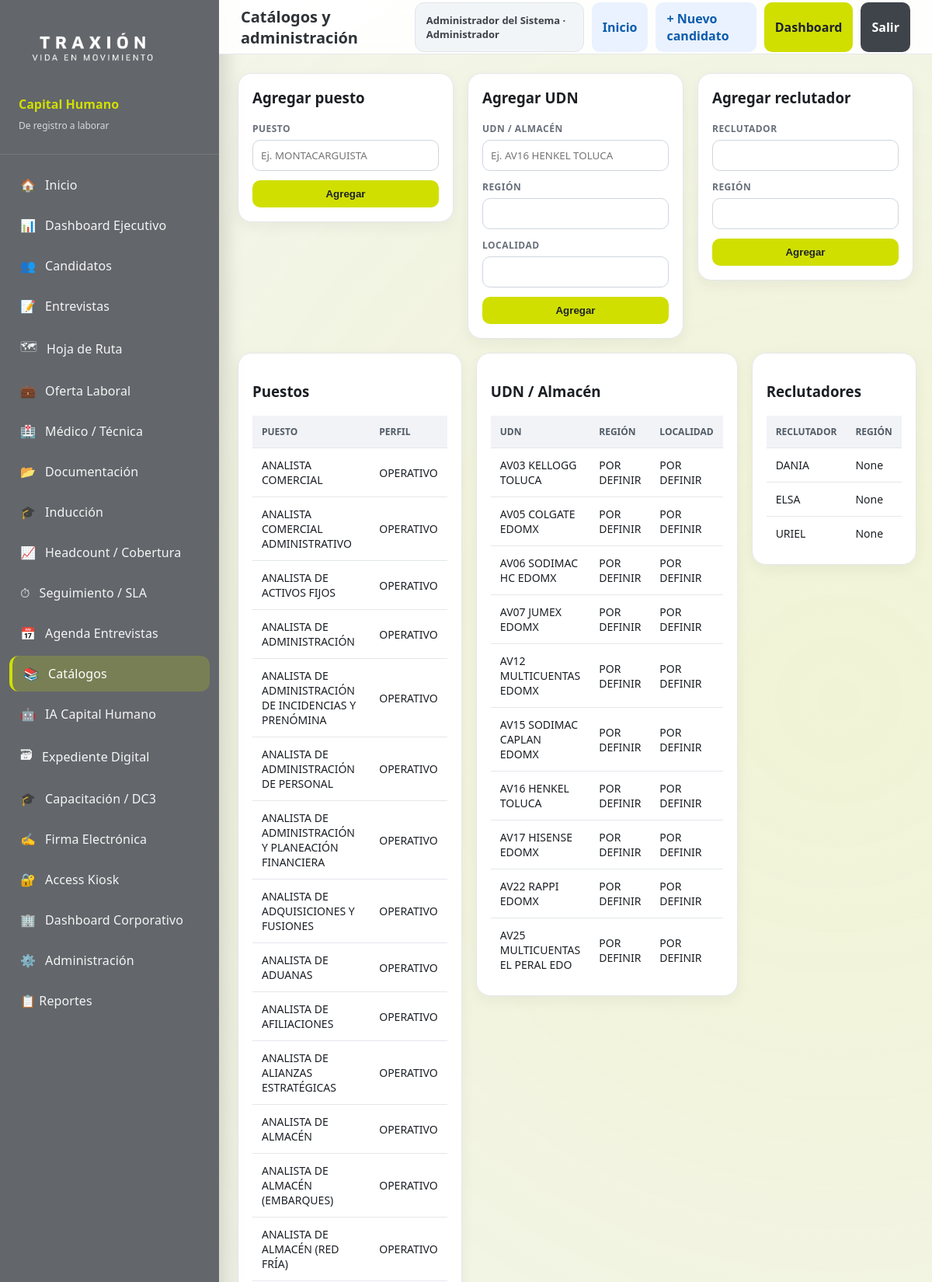
The app's page /catalogos (signed in, upper part) with its own data.
### tables this page shows
CREATE TABLE catalogo_puestos(id INTEGER PRIMARY KEY AUTOINCREMENT, puesto TEXT UNIQUE, perfil TEXT DEFAULT 'OPERATIVO', activo INTEGER DEFAULT 1);

CREATE TABLE catalogo_udn(id INTEGER PRIMARY KEY AUTOINCREMENT, almacen TEXT UNIQUE, region TEXT, localidad TEXT, activo INTEGER DEFAULT 1);

CREATE TABLE catalogo_reclutadores(id INTEGER PRIMARY KEY AUTOINCREMENT, reclutador TEXT UNIQUE, region TEXT, activo INTEGER DEFAULT 1);

### app.py (the view)
@app.route("/catalogos")
def catalogos():
    return render_template("catalogos.html", puestos=query("SELECT * FROM catalogo_puestos ORDER BY puesto"), udns=query("SELECT * FROM catalogo_udn ORDER BY almacen"), reclutadores=query("SELECT * FROM catalogo_reclutadores ORDER BY reclutador"))

### app.py (called while the page is built)
def get_conn():
    conn = sqlite3.connect(DB_PATH)
    conn.row_factory = sqlite3.Row
    return conn

def query(sql, params=(), one=False):
    with get_conn() as conn:
        cur = conn.cursor(); cur.execute(sql, params); rows = cur.fetchall()
        return (rows[0] if rows else None) if one else rows

def is_logged_in():
    return bool(session.get("user_id"))

def current_user():
    if not session.get("user_id"):
        return None
    return {
        "id": session.get("user_id"),
        "nombre": session.get("nombre", ""),
        "usuario": session.get("usuario", ""),
        "rol": session.get("rol", "Consulta"),
        "udn_permitidas": session.get("udn_permitidas", "TODAS"),
    }

@app.context_processor
def inject_user():
    return {"current_user": current_user()}

@app.before_request
def require_login_global():
    endpoint = request.endpoint or ""
    if endpoint in PUBLIC_ENDPOINTS or endpoint.startswith("static"):
        return None
    if not is_logged_in():
        return redirect(url_for("login", next=request.path))
    return None

### templates/catalogos.html
{% extends 'base.html' %}
{% set active='catalogos' %}
{% set page_title='Catálogos y administración' %}
{% block content %}
<div class="grid grid-3" style="align-items:start">
  <div class="card"><h3 style="font-weight:600;margin-top:0">Agregar puesto</h3><form method="post" action="{{ url_for('catalogos_agregar') }}" class="form-grid single"><input type="hidden" name="tipo" value="puesto"><label>Puesto<input name="valor" required placeholder="Ej. MONTACARGUISTA"></label><button class="btn primary">Agregar</button></form></div>
  <div class="card"><h3 style="font-weight:600;margin-top:0">Agregar UDN</h3><form method="post" action="{{ url_for('catalogos_agregar') }}" class="form-grid single"><input type="hidden" name="tipo" value="udn"><label>UDN / Almacén<input name="valor" required placeholder="Ej. AV16 HENKEL TOLUCA"></label><label>Región<input name="region"></label><label>Localidad<input name="localidad"></label><button class="btn primary">Agregar</button></form></div>
  <div class="card"><h3 style="font-weight:600;margin-top:0">Agregar reclutador</h3><form method="post" action="{{ url_for('catalogos_agregar') }}" class="form-grid single"><input type="hidden" name="tipo" value="reclutador"><label>Reclutador<input name="valor" required></label><label>Región<input name="region"></label><button class="btn primary">Agregar</button></form></div>
</div>
<div class="grid grid-3" style="margin-top:18px;align-items:start">
  <div class="card"><h3 style="font-weight:600">Puestos</h3><table><thead><tr><th>Puesto</th><th>Perfil</th></tr></thead><tbody>{% for p in puestos %}<tr><td>{{ p.puesto }}</td><td>{{ p.perfil }}</td></tr>{% endfor %}</tbody></table></div>
  <div class="card"><h3 style="font-weight:600">UDN / Almacén</h3><table><thead><tr><th>UDN</th><th>Región</th><th>Localidad</th></tr></thead><tbody>{% for u in udns %}<tr><td>{{ u.almacen }}</td><td>{{ u.region }}</td><td>{{ u.localidad }}</td></tr>{% endfor %}</tbody></table></div>
  <div class="card"><h3 style="font-weight:600">Reclutadores</h3><table><thead><tr><th>Reclutador</th><th>Región</th></tr></thead><tbody>{% for r in reclutadores %}<tr><td>{{ r.reclutador }}</td><td>{{ r.region }}</td></tr>{% endfor %}</tbody></table></div>
</div>
{% endblock %}

### static/css/app.css (style rules this page uses)
:root { --lime:#D0DF00; --lime-2:#E3E935; --olive:#B5BD00; --gray-10:#63666A; --gray-7:#97999B; --gray-2:#D0D0CE; --ink:#1B1F24; --paper:#FFFFFF; --bg:#F6F7F8; --line:#E4E7EB; --red:#ED1C24; --amber:#FFB000; --green:#78BE20; }
* { box-sizing:border-box }
body { margin:0; font-family:"Segoe UI",Arial,sans-serif; background:var(--bg); color:var(--ink); font-weight:400; }
body:before { content:""; position:fixed;inset:0;pointer-events:none;z-index:-1; background: linear-gradient(135deg,transparent 0 72%,rgba(99,102,106,.06) 72.2% 72.6%,transparent 72.8%), linear-gradient(35deg,transparent 0 58%,rgba(151,153,155,.07) 58.1% 58.5%,transparent 58.8%), radial-gradient(circle at 90% 10%,rgba(208,223,0,.14),transparent 24%), radial-gradient(circle at 14% 85%,rgba(99,102,106,.08),transparent 25%); }
.btn { display:inline-flex;align-items:center;justify-content:center;gap:8px;border:0;background:#EEF1F4;color:#17202a;padding:10px 14px;border-radius:10px;font-weight:600;text-decoration:none;cursor:pointer }
.btn.primary { background:var(--lime);color:#1E2229 }
.card { background:white;border:1px solid var(--line);border-radius:18px;padding:18px;box-shadow:0 6px 18px rgba(23,32,42,.05) }
.grid { display:grid;gap:18px }
.grid-3 { grid-template-columns:repeat(3,1fr) }
table { width:100%;border-collapse:collapse;background:white }
th { background:#F1F3F6;text-align:left;font-size:12px;text-transform:uppercase;color:#525B66;padding:12px;font-weight:600 }
td { border-top:1px solid var(--line);padding:12px;font-size:14px }
.form-grid { display:grid;gap:12px }
.form-grid.single { grid-template-columns:1fr }
.form-grid label { display:grid;gap:6px;font-size:13px;font-weight:600;color:#343a42 }
.form-grid input,.form-grid select,.form-grid textarea { width:100%;border:1px solid #d9dee7;border-radius:10px;padding:10px 11px;background:#fff;font-family:inherit;font-weight:400 }
.form-grid { display:grid;grid-template-columns:repeat(2,minmax(0,1fr));gap:12px }
.form-grid label { display:flex;flex-direction:column;gap:6px;font-size:12px;text-transform:uppercase;letter-spacing:.04em;color:#68707b;font-weight:700 }
.form-grid input,.form-grid select,.form-grid textarea { border:1px solid #cfd6df;border-radius:10px;padding:10px;background:#fff;color:#1f252c;text-transform:none;font-weight:400 }

### records on screen
catalogo_puestos: puesto "ANALISTA COMERCIAL", perfil "OPERATIVO"
catalogo_puestos: puesto "ANALISTA COMERCIAL ADMINISTRATIVO", perfil "OPERATIVO"
catalogo_puestos: puesto "ANALISTA DE ACTIVOS FIJOS", perfil "OPERATIVO"
catalogo_puestos: puesto "ANALISTA DE ADMINISTRACIÓN", perfil "OPERATIVO"
catalogo_puestos: puesto "ANALISTA DE ADMINISTRACIÓN DE INCIDENCIAS Y PRENÓMINA", perfil "OPERATIVO"
catalogo_puestos: puesto "ANALISTA DE ADMINISTRACIÓN DE PERSONAL", perfil "OPERATIVO"
catalogo_puestos: puesto "ANALISTA DE ADMINISTRACIÓN Y PLANEACIÓN FINANCIERA", perfil "OPERATIVO"
catalogo_puestos: puesto "ANALISTA DE ADQUISICIONES Y FUSIONES", perfil "OPERATIVO"
catalogo_puestos: puesto "ANALISTA DE ADUANAS", perfil "OPERATIVO"
catalogo_puestos: puesto "ANALISTA DE AFILIACIONES", perfil "OPERATIVO"
catalogo_puestos: puesto "ANALISTA DE ALIANZAS ESTRATÉGICAS", perfil "OPERATIVO"
catalogo_puestos: puesto "ANALISTA DE ALMACÉN", perfil "OPERATIVO"
catalogo_puestos: puesto "ANALISTA DE ALMACÉN (EMBARQUES)", perfil "OPERATIVO"
catalogo_puestos: puesto "ANALISTA DE ALMACÉN (RED FRÍA)", perfil "OPERATIVO"
catalogo_udn: almacen "AV03 KELLOGG TOLUCA", region "POR DEFINIR", localidad "POR DEFINIR"
catalogo_udn: almacen "AV05 COLGATE EDOMX", region "POR DEFINIR", localidad "POR DEFINIR"
catalogo_udn: almacen "AV06 SODIMAC HC EDOMX", region "POR DEFINIR", localidad "POR DEFINIR"
catalogo_udn: almacen "AV07 JUMEX EDOMX", region "POR DEFINIR", localidad "POR DEFINIR"
catalogo_udn: almacen "AV12 MULTICUENTAS EDOMX", region "POR DEFINIR", localidad "POR DEFINIR"
catalogo_udn: almacen "AV15 SODIMAC CAPLAN EDOMX", region "POR DEFINIR", localidad "POR DEFINIR"
catalogo_udn: almacen "AV16 HENKEL TOLUCA", region "POR DEFINIR", localidad "POR DEFINIR"
catalogo_udn: almacen "AV17 HISENSE EDOMX", region "POR DEFINIR", localidad "POR DEFINIR"
catalogo_udn: almacen "AV22 RAPPI EDOMX", region "POR DEFINIR", localidad "POR DEFINIR"
catalogo_udn: almacen "AV25 MULTICUENTAS EL PERAL EDO", region "POR DEFINIR", localidad "POR DEFINIR"
catalogo_reclutadores: reclutador "DANIA", region "None"
catalogo_reclutadores: reclutador "ELSA", region "None"
catalogo_reclutadores: reclutador "URIEL", region "None"

### other values on screen
{{ ico }} "🏠" "📊" "👥" "📝" "🗺" "💼" "🏥" "📂" "🎓" "📈" "⏱" "📅" "📚" "🤖" "🗃" "🎓" "✍️" "🔐" "🏢" "⚙️"
{{ txt }} "Inicio" "Dashboard Ejecutivo" "Candidatos" "Entrevistas" "Hoja de Ruta" "Oferta Laboral" "Médico / Técnica" "Documentación" "Inducción" "Headcount / Cobertura" "Seguimiento / SLA" "Agenda Entrevistas" "Catálogos" "IA Capital Humano" "Expediente Digital" "Capacitación / DC3" "Firma Electrónica" "Access Kiosk" "Dashboard Corporativo" "Administración"
{{ page_title or 'Plataforma Integral de Capital Humano' }} "Catálogos y administración"
{{ current_user.nombre }} "Administrador del Sistema"
{{ current_user.rol }} "Administrador"
